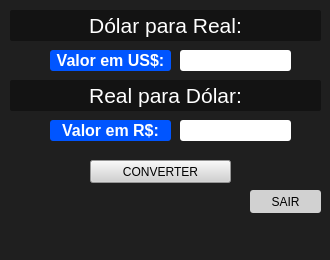
<?xml version="1.0" encoding="UTF-8"?>
<ui version="4.0">
 <class>MainWindow</class>
 <widget class="QMainWindow" name="MainWindow">
  <property name="geometry">
   <rect>
    <x>0</x>
    <y>0</y>
    <width>330</width>
    <height>260</height>
   </rect>
  </property>
  <property name="minimumSize">
   <size>
    <width>330</width>
    <height>260</height>
   </size>
  </property>
  <property name="maximumSize">
   <size>
    <width>330</width>
    <height>260</height>
   </size>
  </property>
  <property name="focusPolicy">
   <enum>Qt::ClickFocus</enum>
  </property>
  <property name="contextMenuPolicy">
   <enum>Qt::DefaultContextMenu</enum>
  </property>
  <property name="windowTitle">
   <string>Conversor De Moeda</string>
  </property>
  <property name="autoFillBackground">
   <bool>false</bool>
  </property>
  <property name="styleSheet">
   <string notr="true">background-color: rgb(31, 31, 31);</string>
  </property>
  <property name="toolButtonStyle">
   <enum>Qt::ToolButtonIconOnly</enum>
  </property>
  <widget class="QWidget" name="centralwidget">
   <widget class="QLabel" name="titulo">
    <property name="geometry">
     <rect>
      <x>10</x>
      <y>10</y>
      <width>311</width>
      <height>31</height>
     </rect>
    </property>
    <property name="minimumSize">
     <size>
      <width>0</width>
      <height>0</height>
     </size>
    </property>
    <property name="font">
     <font>
      <family>Arial</family>
      <pointsize>16</pointsize>
      <weight>50</weight>
      <bold>false</bold>
     </font>
    </property>
    <property name="cursor">
     <cursorShape>ArrowCursor</cursorShape>
    </property>
    <property name="autoFillBackground">
     <bool>false</bool>
    </property>
    <property name="styleSheet">
     <string notr="true">background-color: rgb(19, 19, 19);
border-radius: 2px;</string>
    </property>
    <property name="text">
     <string>&lt;html&gt;&lt;head/&gt;&lt;body&gt;&lt;p&gt;&lt;span style=&quot; color:#ffffff;&quot;&gt;Dólar para Real:&lt;/span&gt;&lt;/p&gt;&lt;/body&gt;&lt;/html&gt;</string>
    </property>
    <property name="textFormat">
     <enum>Qt::RichText</enum>
    </property>
    <property name="alignment">
     <set>Qt::AlignCenter</set>
    </property>
    <property name="wordWrap">
     <bool>false</bool>
    </property>
   </widget>
   <widget class="QPushButton" name="exit">
    <property name="geometry">
     <rect>
      <x>250</x>
      <y>190</y>
      <width>71</width>
      <height>23</height>
     </rect>
    </property>
    <property name="styleSheet">
     <string notr="true">background-color: rgb(209, 209, 209);
border-radius: 3px;</string>
    </property>
    <property name="text">
     <string>SAIR</string>
    </property>
   </widget>
   <widget class="QPushButton" name="btn_converte">
    <property name="geometry">
     <rect>
      <x>90</x>
      <y>160</y>
      <width>141</width>
      <height>23</height>
     </rect>
    </property>
    <property name="styleSheet">
     <string notr="true">background-color: rgb(209, 209, 209);
</string>
    </property>
    <property name="text">
     <string>CONVERTER</string>
    </property>
   </widget>
   <widget class="QLabel" name="aposta1">
    <property name="geometry">
     <rect>
      <x>50</x>
      <y>50</y>
      <width>121</width>
      <height>21</height>
     </rect>
    </property>
    <property name="minimumSize">
     <size>
      <width>51</width>
      <height>20</height>
     </size>
    </property>
    <property name="maximumSize">
     <size>
      <width>16777215</width>
      <height>150000</height>
     </size>
    </property>
    <property name="font">
     <font>
      <family>Arial</family>
      <pointsize>12</pointsize>
      <weight>75</weight>
      <bold>true</bold>
     </font>
    </property>
    <property name="styleSheet">
     <string notr="true">background-color: rgb(0, 85, 255);
border-radius: 3px;</string>
    </property>
    <property name="text">
     <string>&lt;html&gt;&lt;head/&gt;&lt;body&gt;&lt;p&gt;&lt;span style=&quot; color:#ffffff;&quot;&gt;Valor em US$:&lt;/span&gt;&lt;/p&gt;&lt;/body&gt;&lt;/html&gt;</string>
    </property>
    <property name="alignment">
     <set>Qt::AlignCenter</set>
    </property>
   </widget>
   <widget class="QLineEdit" name="rcb_Dolar">
    <property name="geometry">
     <rect>
      <x>180</x>
      <y>50</y>
      <width>111</width>
      <height>21</height>
     </rect>
    </property>
    <property name="styleSheet">
     <string notr="true">background-color: rgb(255, 255, 255);
border-radius: 3px;</string>
    </property>
   </widget>
   <widget class="QLabel" name="titulo_2">
    <property name="geometry">
     <rect>
      <x>10</x>
      <y>80</y>
      <width>311</width>
      <height>31</height>
     </rect>
    </property>
    <property name="minimumSize">
     <size>
      <width>0</width>
      <height>0</height>
     </size>
    </property>
    <property name="font">
     <font>
      <family>Arial</family>
      <pointsize>16</pointsize>
      <weight>50</weight>
      <bold>false</bold>
     </font>
    </property>
    <property name="cursor">
     <cursorShape>ArrowCursor</cursorShape>
    </property>
    <property name="autoFillBackground">
     <bool>false</bool>
    </property>
    <property name="styleSheet">
     <string notr="true">background-color: rgb(19, 19, 19);
border-radius: 2px;</string>
    </property>
    <property name="text">
     <string>&lt;html&gt;&lt;head/&gt;&lt;body&gt;&lt;p&gt;&lt;span style=&quot; color:#ffffff;&quot;&gt;Real para Dólar:&lt;/span&gt;&lt;/p&gt;&lt;/body&gt;&lt;/html&gt;</string>
    </property>
    <property name="textFormat">
     <enum>Qt::RichText</enum>
    </property>
    <property name="alignment">
     <set>Qt::AlignCenter</set>
    </property>
    <property name="wordWrap">
     <bool>false</bool>
    </property>
   </widget>
   <widget class="QLabel" name="aposta1_2">
    <property name="geometry">
     <rect>
      <x>50</x>
      <y>120</y>
      <width>121</width>
      <height>21</height>
     </rect>
    </property>
    <property name="minimumSize">
     <size>
      <width>51</width>
      <height>20</height>
     </size>
    </property>
    <property name="maximumSize">
     <size>
      <width>16777215</width>
      <height>150000</height>
     </size>
    </property>
    <property name="font">
     <font>
      <family>Arial</family>
      <pointsize>12</pointsize>
      <weight>75</weight>
      <bold>true</bold>
     </font>
    </property>
    <property name="styleSheet">
     <string notr="true">background-color: rgb(0, 85, 255);
border-radius: 3px;</string>
    </property>
    <property name="text">
     <string>&lt;html&gt;&lt;head/&gt;&lt;body&gt;&lt;p&gt;&lt;span style=&quot; color:#ffffff;&quot;&gt;Valor em R$:&lt;/span&gt;&lt;/p&gt;&lt;/body&gt;&lt;/html&gt;</string>
    </property>
    <property name="alignment">
     <set>Qt::AlignCenter</set>
    </property>
   </widget>
   <widget class="QLineEdit" name="rcb_Real">
    <property name="geometry">
     <rect>
      <x>180</x>
      <y>120</y>
      <width>111</width>
      <height>21</height>
     </rect>
    </property>
    <property name="styleSheet">
     <string notr="true">background-color: rgb(255, 255, 255);
border-radius: 3px;</string>
    </property>
   </widget>
  </widget>
  <widget class="QMenuBar" name="menubar">
   <property name="geometry">
    <rect>
     <x>0</x>
     <y>0</y>
     <width>330</width>
     <height>21</height>
    </rect>
   </property>
  </widget>
  <widget class="QStatusBar" name="statusbar"/>
  <action name="action_Fechar">
   <property name="text">
    <string>&amp;Fechar</string>
   </property>
  </action>
 </widget>
 <resources/>
 <connections>
  <connection>
   <sender>exit</sender>
   <signal>clicked()</signal>
   <receiver>MainWindow</receiver>
   <slot>close()</slot>
   <hints>
    <hint type="sourcelabel">
     <x>125</x>
     <y>262</y>
    </hint>
    <hint type="destinationlabel">
     <x>164</x>
     <y>144</y>
    </hint>
   </hints>
  </connection>
 </connections>
</ui>
